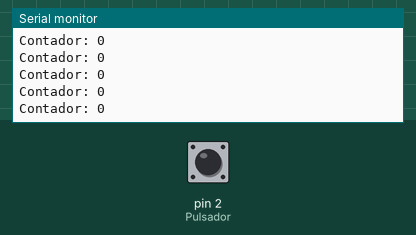
Recording of a sketch running on a simulated Arduino Uno, built with avr-gcc and run on an emulated ATmega328P. On the bench: the last lines printed to the serial monitor. The test bench sets the inputs (shaded band); at power-on: pin 2 (Pulsador) HIGH.

Above: at 1.2 s.
1.3 s: pin 2 (Pulsador) pulled LOW for 0.25 s
At 1.76 s:
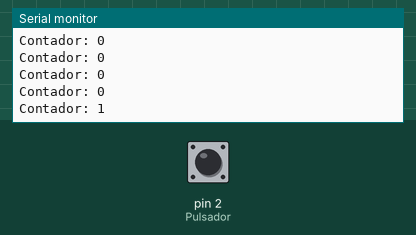
3.0 s: pin 2 (Pulsador) pulled LOW for 1 s
At 3.36 s:
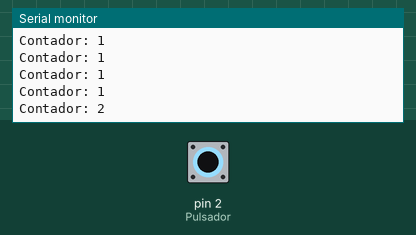
5.5 s: pin 2 (Pulsador) pulled LOW for 0.25 s
At 5.96 s:
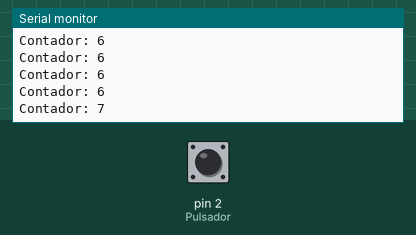
Timing chart, 0 to 8.5 s (numbered marks = the images above; inputs shaded):
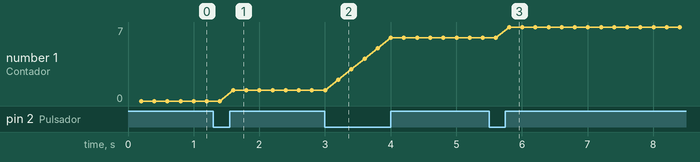

Measured:
- after the input at 1.3 s, the serial monitor: prints a new line after 0.30 s (image 1)
- after the input at 3.0 s, the serial monitor: prints a new line after 0.20 s (image 2)
- after the input at 5.5 s, the serial monitor: prints a new line after 0.31 s (image 3)
- plotted number 1: 0 → 1 after the input at 1.3 s, 1 → 6 after the input at 3.0 s, 6 → 7 after the input at 5.5 s

The sketch:

P_10_-_Pulsador___Contador.ino
```cpp
int Pulsador = 2; //Se declara la variable "Pulsador" en el pin 2 Digital.
int Estado;       //Se declara la variable "Estado" en donde se almacenaran los estados de 0 y 1 del Pulsador.
int Contador = 0; //Se declara la variable "Contador" con un valor de 0.

void setup() {  //Configuracion de los Pines o Comunicacion Serial y Sensores.
  Serial.begin(9600); //Se inicia la Comunicacion Serial del Monitor Serie.
  pinMode(Pulsador, INPUT_PULLUP); //Se declara el pin como Entrada pero Activando la Resistencia Interna del Arduino.
}

void loop() { //Codigo a Escribir "Ciclo Repetitivo".
  Estado = digitalRead(Pulsador); //Se lee los estados 0 y 1 que luego se almacena en la variable "Estado".

  if (Estado == LOW) { //Se utiliza la Funcion "Si" para comparar si el Estado del Pulsador cambia.
    Contador = Contador + 1; //Se suma +1 al valor que tiene la Variable "Contador".
  }
  delay(200); //Se espera 200ms para el antirebote.

  Serial.print("Contador: "); //Se imprime el texto "Contador: "en el Monitor Serie.
  Serial.println(Contador);   //Se imprime el valor de la Variable "Contador".
}
```
